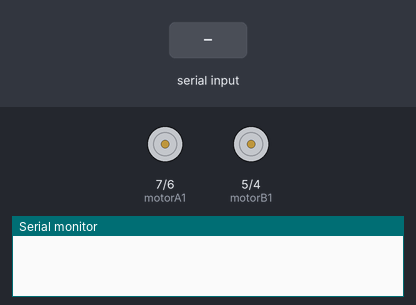
Recording of a sketch running on a simulated Arduino Uno, built with avr-gcc and run on an emulated ATmega328P. Shown: motor-driver pin pairs drawn as motors (green arrow = first pin HIGH = forward, orange = second pin HIGH = backward, longer = more drive, scaled by the enable pin), the last lines printed to the serial monitor. The test bench sets the inputs (shaded band).

Above: at 1.2 s.
1.3 s: "R" received over Serial
At 2.3 s:
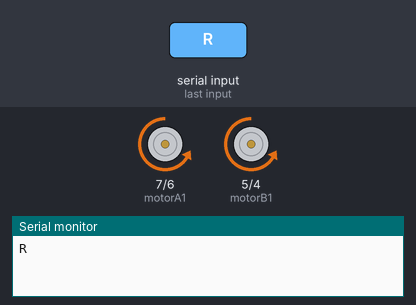
2.8 s: "0" received over Serial
At 3.4 s:
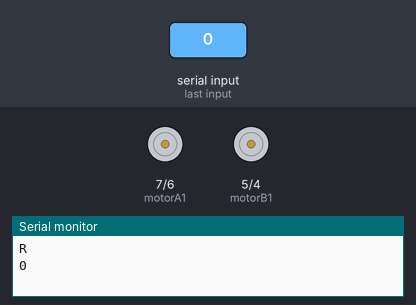
4.3 s: "L" received over Serial
5.8 s: "B" received over Serial
7.3 s: "F" received over Serial
8.8 s: "R" received over Serial
Timing chart, 0 to 11.3 s (numbered marks = the images above; inputs shaded):
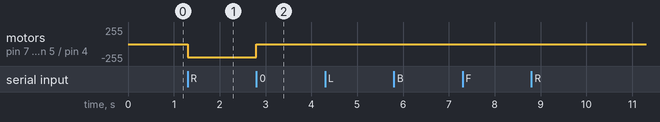

Measured:
- after the input at 1.3 s, motor on pin 7 (motorA1) / pin 6 (motorA2), motor on pin 5 (motorB1) / pin 4 (motorB2): stopped → backward 200/255 at once
- after the input at 2.8 s, motor on pin 7 (motorA1) / pin 6 (motorA2), motor on pin 5 (motorB1) / pin 4 (motorB2): backward 200/255 → stopped at once

The sketch:

Codigo_Carro.ino
```cpp
const int motorA1 = 7;
const int motorA2 = 6;
const int motorAspeed = 9;
const int motorB1 = 5;
const int motorB2 = 4;
const int motorBspeed = 3;

int state;
int vSpeed = 200;
char dato;

void setup() {
  Serial.begin(9600);
  pinMode(motorA1, OUTPUT);
  pinMode(motorA2, OUTPUT);
  pinMode(motorB1, OUTPUT);
  pinMode(motorB2, OUTPUT);
}

void loop() {
  // put your main code here, to run repeatedly:
  if (Serial.available()) {
    //Serial.println(Serial.readString());
    dato = Serial.read();
    Serial.println(dato);
  }

  switch (dato) {
    case '0': vSpeed = 0; break;
    case '1': vSpeed = 100; break;
    case '2': vSpeed = 180; break;
    case '3': vSpeed = 200; break;
    case '4': vSpeed = 255; break;
  }

  switch (dato) {
    case 'R':
      digitalWrite(motorA1, LOW);
      delay(1);
      digitalWrite(motorA2, HIGH);
      delay(1);

      digitalWrite(motorB1, LOW);
      delay(1);
      digitalWrite(motorB2, HIGH);

      analogWrite(motorAspeed, vSpeed);
      analogWrite(motorBspeed, vSpeed);
      break;

/*
    case 'I':
      digitalWrite(motorA1, LOW);
      delay(1);
      digitalWrite(motorA2, HIGH);
      delay(1);

      digitalWrite(motorB1, LOW);
      delay(1);
      digitalWrite(motorB2, HIGH);

      analogWrite(motorAspeed, 0);
      analogWrite(motorBspeed, vSpeed);
      break;

    case 'G':
      digitalWrite(motorA1, LOW);
      delay(1);
      digitalWrite(motorA2, HIGH);
      delay(1);

      digitalWrite(motorB1, LOW);
      delay(1);
      digitalWrite(motorB2, HIGH);

      analogWrite(motorAspeed, vSpeed);
      analogWrite(motorBspeed, 0);
      break;
*/
    case 'L':
      digitalWrite(motorA1, HIGH);
      delay(1);
      digitalWrite(motorA2, LOW);
      delay(1);

      digitalWrite(motorB1, HIGH);
      delay(1);
      digitalWrite(motorB2, LOW);

      analogWrite(motorAspeed, vSpeed);
      analogWrite(motorBspeed, vSpeed);
      break;
/*
    case 'J':
      digitalWrite(motorA1, HIGH);
      delay(1);
      digitalWrite(motorA2, LOW);
      delay(1);

      digitalWrite(motorB1, HIGH);
      delay(1);
      digitalWrite(motorB2, LOW);

      analogWrite(motorAspeed, 0);
      analogWrite(motorBspeed, vSpeed);
      break;

    case 'H':
      digitalWrite(motorA1, HIGH);
      delay(1);
      digitalWrite(motorA2, LOW);
      delay(1);

      digitalWrite(motorB1, HIGH);
      delay(1);
      digitalWrite(motorB2, LOW);

      analogWrite(motorAspeed, vSpeed);
      analogWrite(motorBspeed, 0);
      break;
*/
    case 'B':
      digitalWrite(motorA2, HIGH);
      delay(1);
      digitalWrite(motorA1, LOW);
      delay(1);

      digitalWrite(motorB2, LOW);
      delay(1);
      digitalWrite(motorB1, HIGH);

      analogWrite(motorAspeed, vSpeed);
      analogWrite(motorBspeed, vSpeed);
      break;

    case 'F':
      digitalWrite(motorA2, LOW);
      delay(1);
      digitalWrite(motorA1, HIGH);
      delay(1);

      digitalWrite(motorB2, HIGH);
      delay(1);
      digitalWrite(motorB1, LOW);

      analogWrite(motorAspeed, vSpeed);
      analogWrite(motorBspeed, vSpeed);
      break;

    case 'S':
      analogWrite(motorA1, 0);
      analogWrite(motorA2, 0);
      analogWrite(motorB1, 0);
      analogWrite(motorB2, 0);
      break;

    default:
        analogWrite(motorA1, 0);
        analogWrite(motorA2, 0);
        analogWrite(motorB1, 0);
        analogWrite(motorB2, 0);
      break;
  }
}
```
